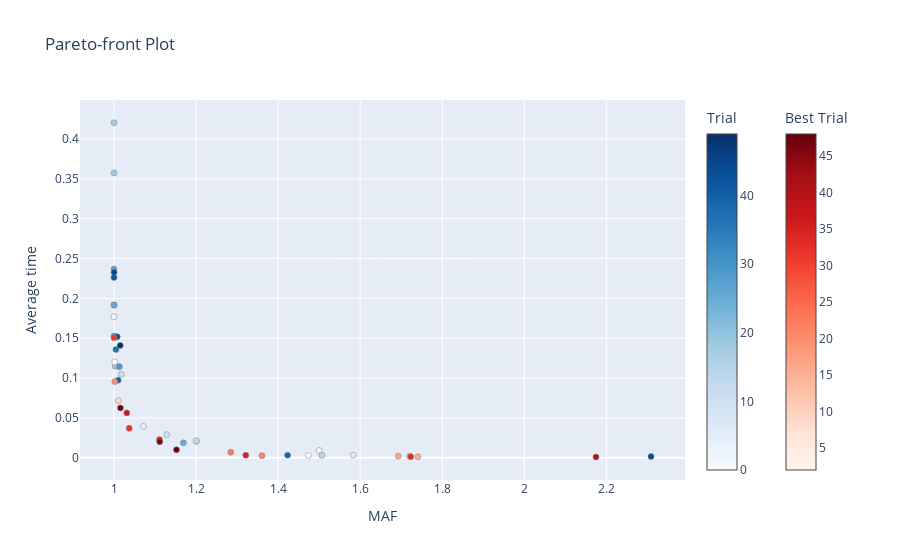

The code cell stored with this chart in its notebook:
### Code cell
plot_pareto_front(lsh_study, target_names=['MAF', 'Average time'])

### Figure 1 — Plotly figure (JSON) as saved in the notebook; plotly's stock layout.template omitted (floating-point values rounded to 4 significant figures)
{"data": [{"hovertemplate": "%{text}<extra>Trial</extra>", "marker": {"color": [0, 1, 3, 4, 5, 6, 7, 10, 11, 12, 13, 14, 17, 18, 19, 22, 24, 25, 26, 27, 28, 29, 30, 37, 38, 39, 41, 42, 43, 44, 45, 49], "colorbar": {"title": {"text": "Trial"}}, "colorscale": [[0, "rgb(247,251,255)"], [0.125, "rgb(222,235,247)"], [0.25, "rgb(198,219,239)"], [0.375, "rgb(158,202,225)"], [0.5, "rgb(107,174,214)"], [0.625, "rgb(66,146,198)"], [0.75, "rgb(33,113,181)"], [0.875, "rgb(8,81,156)"], [1, "rgb(8,48,107)"]], "line": {"color": "Grey", "width": 0.5}}, "mode": "markers", "showlegend": false, "text": ["{<br>  \"number\": 0,<br>  \"values\": [<br>    1.4737879905085032,<br>    0.0029157<br>  ],<br>  \"params\": {<br>    \"k\": 10,<br>    \"L\": 6,<br>    \"table_size\": 15000,<br>    \"window_size\": 2190,<br>    \"query_trick\": true<br>  },<br>  \"user_attrs\": {<br>    \"constraint\": [<br>      57,<br>      -0.0070843<br>    ]<br>  }<br>}", "{<br>  \"number\": 1,<br>  \"values\": [<br>    1.499912106564422,<br>    0.00921434<br>  ],<br>  \"params\": {<br>    \"k\": 3,<br>    \"L\": 3,<br>    \"table_size\": 3750,<br>    \"window_size\": 1063,<br>    \"query_trick\": false<br>  },<br>  \"user_attrs\": {<br>    \"constraint\": [<br>      0,<br>      -0.0007856600000000005<br>    ]<br>  }<br>}", "{<br>  \"number\": 3,<br>  \"values\": [<br>    1.0,<br>    0.17707529<br>  ],<br>  \"params\": {<br>    \"k\": 5,<br>    \"L\": 6,<br>    \"table_size\": 15000,<br>    \"window_size\": 4639,<br>    \"query_trick\": true<br>  },<br>  \"user_attrs\": {<br>    \"constraint\": [<br>      0,<br>      0.16707529<br>    ]<br>  }<br>}", "{<br>  \"number\": 4,<br>  \"values\": [<br>    1.0713642739299358,<br>    0.039423789999999986<br>  ],<br>  \"params\": {<br>    \"k\": 8,<br>    \"L\": 5,<br>    \"table_size\": 7500,<br>    \"window_size\": 3678,<br>    \"query_trick\": false<br>  },<br>  \"user_attrs\": {<br>    \"constraint\": [<br>      0,<br>      0.029423789999999984<br>    ]<br>  }<br>}", "{<br>  \"number\": 5,<br>  \"values\": [<br>    1.2008418810414185,<br>    0.020625590000000006<br>  ],<br>  \"params\": {<br>    \"k\": 5,<br>    \"L\": 6,<br>    \"table_size\": 3750,<br>    \"window_size\": 1935,<br>    \"query_trick\": false<br>  },<br>  \"user_attrs\": {<br>    \"constraint\": [<br>      0,<br>      0.010625590000000006<br>    ]<br>  }<br>}", "{<br>  \"number\": 6,<br>  \"values\": [<br>    1.5831273752353285,<br>    0.00326295<br>  ],<br>  \"params\": {<br>    \"k\": 5,<br>    \"L\": 2,<br>    \"table_size\": 15000,<br>    \"window_size\": 1648,<br>    \"query_trick\": false<br>  },<br>  \"user_attrs\": {<br>    \"constraint\": [<br>      12,<br>      -0.00673705<br>    ]<br>  }<br>}", "{<br>  \"number\": 7,<br>  \"values\": [<br>    1.008876982516312,<br>    0.11541790000000002<br>  ],<br>  \"params\": {<br>    \"k\": 4,<br>    \"L\": 9,<br>    \"table_size\": 7500,<br>    \"window_size\": 2438,<br>    \"query_trick\": true<br>  },<br>  \"user_attrs\": {<br>    \"constraint\": [<br>      0,<br>      0.10541790000000002<br>    ]<br>  }<br>}", "{<br>  \"number\": 10,<br>  \"values\": [<br>    1.1284524594554481,<br>    0.02910053000000001<br>  ],<br>  \"params\": {<br>    \"k\": 5,<br>    \"L\": 9,<br>    \"table_size\": 7500,<br>    \"window_size\": 1956,<br>    \"query_trick\": false<br>  },<br>  \"user_attrs\": {<br>    \"constraint\": [<br>      0,<br>      0.01910053000000001<br>    ]<br>  }<br>}", "{<br>  \"number\": 11,<br>  \"values\": [<br>    1.0178833911407317,<br>    0.10468586999999997<br>  ],<br>  \"params\": {<br>    \"k\": 6,<br>    \"L\": 7,<br>    \"table_size\": 15000,<br>    \"window_size\": 4417,<br>    \"query_trick\": false<br>  },<br>  \"user_attrs\": {<br>    \"constraint\": [<br>      0,<br>      0.09468586999999998<br>    ]<br>  }<br>}", "{<br>  \"number\": 12,<br>  \"values\": [<br>    1.2008555817617632,<br>    0.02150309<br>  ],<br>  \"params\": {<br>    \"k\": 4,<br>    \"L\": 2,<br>    \"table_size\": 7500,<br>    \"window_size\": 3101,<br>    \"query_trick\": false<br>  },<br>  \"user_attrs\": {<br>    \"constraint\": [<br>      0,<br>      0.011503089999999999<br>    ]<br>  }<br>}", "{<br>  \"number\": 13,<br>  \"values\": [<br>    1.7201371597495037,<br>    0.0021823999999999997<br>  ],<br>  \"params\": {<br>    \"k\": 7,<br>    \"L\": 6,<br>    \"table_size\": 7500,<br>    \"window_size\": 1519,<br>    \"query_trick\": false<br>  },<br>  \"user_attrs\": {<br>    \"constraint\": [<br>      45,<br>      -0.007817600000000001<br>    ]<br>  }<br>}", "{<br>  \"number\": 14,<br>  \"values\": [<br>    1.5065832560954544,<br>    0.0030173999999999995<br>  ],<br>  \"params\": {<br>    \"k\": 9,<br>    \"L\": 2,<br>    \"table_size\": 15000,<br>    \"window_size\": 2736,<br>    \"query_trick\": false<br>  },<br>  \"user_attrs\": {<br>    \"constraint\": [<br>      48,<br>      -0.0069826<br>    ]<br>  }<br>}", "{<br>  \"number\": 17,<br>  \"values\": [<br>    1.0,<br>    0.4203500500000002<br>  ],<br>  \"params\": {<br>    \"k\": 4,<br>    \"L\": 10,<br>    \"table_size\": 3750,<br>    \"window_size\": 4999,<br>    \"query_trick\": false<br>  },<br>  \"user_attrs\": {<br>    \"constraint\": [<br>      0,<br>      0.4103500500000002<br>    ]<br>  }<br>}", "{<br>  \"number\": 18,<br>  \"values\": [<br>    1.0,<br>    0.3574395699999999<br>  ],<br>  \"params\": {<br>    \"k\": 2,<br>    \"L\": 5,<br>    \"table_size\": 3750,<br>    \"window_size\": 3626,<br>    \"query_trick\": false<br>  },<br>  \"user_attrs\": {<br>    \"constraint\": [<br>      0,<br>      0.34743956999999986<br>    ]<br>  }<br>}", "{<br>  \"number\": 19,<br>  \"values\": [<br>    1.0030667027343796,<br>    0.11474674000000004<br>  ],<br>  \"params\": {<br>    \"k\": 7,<br>    \"L\": 5,<br>    \"table_size\": 3750,<br>    \"window_size\": 4212,<br>    \"query_trick\": true<br>  },<br>  \"user_attrs\": {<br>    \"constraint\": [<br>      0,<br>      0.10474674000000005<br>    ]<br>  }<br>}", "{<br>  \"number\": 22,<br>  \"values\": [<br>    1.7976931348623157e+308,<br>    0.0007029400000000002<br>  ],<br>  \"params\": {<br>    \"k\": 7,<br>    \"L\": 2,<br>    \"table_size\": 7500,<br>    \"window_size\": 1718,<br>    \"query_trick\": true<br>  },<br>  \"user_attrs\": {<br>    \"constraint\": [<br>      60,<br>      -0.00929706<br>    ]<br>  }<br>}", "{<br>  \"number\": 24,<br>  \"values\": [<br>    1.000196906315752,<br>    0.19127134999999992<br>  ],<br>  \"params\": {<br>    \"k\": 4,<br>    \"L\": 5,<br>    \"table_size\": 3750,<br>    \"window_size\": 4296,<br>    \"query_trick\": true<br>  },<br>  \"user_attrs\": {<br>    \"constraint\": [<br>      0,<br>      0.18127134999999991<br>    ]<br>  }<br>}", "{<br>  \"number\": 25,<br>  \"values\": [<br>    1.169075947667741,<br>    0.018905959999999996<br>  ],<br>  \"params\": {<br>    \"k\": 5,<br>    \"L\": 9,<br>    \"table_size\": 7500,<br>    \"window_size\": 1679,<br>    \"query_trick\": true<br>  },<br>  \"user_attrs\": {<br>    \"constraint\": [<br>      0,<br>      0.008905959999999996<br>    ]<br>  }<br>}", "{<br>  \"number\": 26,<br>  \"values\": [<br>    1.0,<br>    0.19205882<br>  ],<br>  \"params\": {<br>    \"k\": 6,<br>    \"L\": 7,<br>    \"table_size\": 15000,<br>    \"window_size\": 4905,<br>    \"query_trick\": false<br>  },<br>  \"user_attrs\": {<br>    \"constraint\": [<br>      0,<br>      0.18205881999999998<br>    ]<br>  }<br>}", "{<br>  \"number\": 27,<br>  \"values\": [<br>    1.0,<br>    0.23691250999999994<br>  ],<br>  \"params\": {<br>    \"k\": 4,<br>    \"L\": 6,<br>    \"table_size\": 7500,<br>    \"window_size\": 4996,<br>    \"query_trick\": false<br>  },<br>  \"user_attrs\": {<br>    \"constraint\": [<br>      0,<br>      0.22691250999999993<br>    ]<br>  }<br>}", "{<br>  \"number\": 28,<br>  \"values\": [<br>    1.0000446746328602,<br>    0.15277255<br>  ],<br>  \"params\": {<br>    \"k\": 5,<br>    \"L\": 8,<br>    \"table_size\": 7500,<br>    \"window_size\": 4064,<br>    \"query_trick\": false<br>  },<br>  \"user_attrs\": {<br>    \"constraint\": [<br>      0,<br>      0.14277255<br>    ]<br>  }<br>}", "{<br>  \"number\": 29,<br>  \"values\": [<br>    1.0130629383245582,<br>    0.11428385999999997<br>  ],<br>  \"params\": {<br>    \"k\": 4,<br>    \"L\": 9,<br>    \"table_size\": 7500,<br>    \"window_size\": 2409,<br>    \"query_trick\": false<br>  },<br>  \"user_attrs\": {<br>    \"constraint\": [<br>      0,<br>      0.10428385999999998<br>    ]<br>  }<br>}", "{<br>  \"number\": 30,<br>  \"values\": [<br>    1.7976931348623157e+308,<br>    0.00075214<br>  ],<br>  \"params\": {<br>    \"k\": 10,<br>    \"L\": 4,<br>    \"table_size\": 3750,<br>    \"window_size\": 1522,<br>    \"query_trick\": true<br>  },<br>  \"user_attrs\": {<br>    \"constraint\": [<br>      60,<br>      -0.00924786<br>    ]<br>  }<br>}", "{<br>  \"number\": 37,<br>  \"values\": [<br>    1.0047270162049746,<br>    0.13586912999999995<br>  ],<br>  \"params\": {<br>    \"k\": 5,<br>    \"L\": 8,<br>    \"table_size\": 15000,<br>    \"window_size\": 3602,<br>    \"query_trick\": true<br>  },<br>  \"user_attrs\": {<br>    \"constraint\": [<br>      0,<br>      0.12586912999999994<br>    ]<br>  }<br>}", "{<br>  \"number\": 38,<br>  \"values\": [<br>    1.7976931348623157e+308,<br>    0.0007511599999999998<br>  ],<br>  \"params\": {<br>    \"k\": 8,<br>    \"L\": 7,<br>    \"table_size\": 15000,<br>    \"window_size\": 1004,<br>    \"query_trick\": true<br>  },<br>  \"user_attrs\": {<br>    \"constraint\": [<br>      60,<br>      -0.009248840000000001<br>    ]<br>  }<br>}", "{<br>  \"number\": 39,<br>  \"values\": [<br>    1.4230298958584962,<br>    0.003321590000000001<br>  ],<br>  \"params\": {<br>    \"k\": 4,<br>    \"L\": 4,<br>    \"table_size\": 3750,<br>    \"window_size\": 1043,<br>    \"query_trick\": false<br>  },<br>  \"user_attrs\": {<br>    \"constraint\": [<br>      0,<br>      -0.006678409999999999<br>    ]<br>  }<br>}", "{<br>  \"number\": 41,<br>  \"values\": [<br>    1.0099462609224377,<br>    0.09728096999999998<br>  ],<br>  \"params\": {<br>    \"k\": 6,<br>    \"L\": 8,<br>    \"table_size\": 3750,<br>    \"window_size\": 3274,<br>    \"query_trick\": false<br>  },<br>  \"user_attrs\": {<br>    \"constraint\": [<br>      0,<br>      0.08728096999999999<br>    ]<br>  }<br>}", "{<br>  \"number\": 42,<br>  \"values\": [<br>    1.0,<br>    0.22630350999999993<br>  ],<br>  \"params\": {<br>    \"k\": 3,<br>    \"L\": 4,<br>    \"table_size\": 15000,<br>    \"window_size\": 4249,<br>    \"query_trick\": false<br>  },<br>  \"user_attrs\": {<br>    \"constraint\": [<br>      0,<br>      0.21630350999999992<br>    ]<br>  }<br>}", "{<br>  \"number\": 43,<br>  \"values\": [<br>    1.0078619807400493,<br>    0.15173036<br>  ],<br>  \"params\": {<br>    \"k\": 4,<br>    \"L\": 4,<br>    \"table_size\": 15000,<br>    \"window_size\": 4137,<br>    \"query_trick\": true<br>  },<br>  \"user_attrs\": {<br>    \"constraint\": [<br>      0,<br>      0.14173036<br>    ]<br>  }<br>}", "{<br>  \"number\": 44,<br>  \"values\": [<br>    2.3087085333945456,<br>    0.0015362200000000007<br>  ],<br>  \"params\": {<br>    \"k\": 6,<br>    \"L\": 2,<br>    \"table_size\": 3750,<br>    \"window_size\": 1795,<br>    \"query_trick\": true<br>  },<br>  \"user_attrs\": {<br>    \"constraint\": [<br>      57,<br>      -0.008463779999999999<br>    ]<br>  }<br>}", "{<br>  \"number\": 45,<br>  \"values\": [<br>    1.0001115268410337,<br>    0.23279205<br>  ],<br>  \"params\": {<br>    \"k\": 5,<br>    \"L\": 10,<br>    \"table_size\": 15000,<br>    \"window_size\": 3534,<br>    \"query_trick\": true<br>  },<br>  \"user_attrs\": {<br>    \"constraint\": [<br>      0,<br>      0.22279205<br>    ]<br>  }<br>}", "{<br>  \"number\": 49,<br>  \"values\": [<br>    1.0152371815700856,<br>    0.14100393999999997<br>  ],<br>  \"params\": {<br>    \"k\": 3,<br>    \"L\": 5,<br>    \"table_size\": 7500,<br>    \"window_size\": 2881,<br>    \"query_trick\": true<br>  },<br>  \"user_attrs\": {<br>    \"constraint\": [<br>      0,<br>      0.13100393999999996<br>    ]<br>  }<br>}"], "type": "scatter", "x": [1.474, 1.5, 1, 1.071, 1.201, 1.583, 1.009, 1.128, 1.018, 1.201, 1.72, 1.507, 1, 1, 1.003, Infinity, 1.0, 1.169, 1, 1, 1.0, 1.013, Infinity, 1.005, Infinity, 1.423, 1.01, 1, 1.008, 2.309, 1.0, 1.015], "y": [0.002916, 0.009214, 0.1771, 0.03942, 0.02063, 0.003263, 0.1154, 0.0291, 0.1047, 0.0215, 0.002182, 0.003017, 0.4204, 0.3574, 0.1147, 0.0007029, 0.1913, 0.01891, 0.1921, 0.2369, 0.1528, 0.1143, 0.0007521, 0.1359, 0.0007512, 0.003322, 0.09728, 0.2263, 0.1517, 0.001536, 0.2328, 0.141]}, {"hovertemplate": "%{text}<extra>Best Trial</extra>", "marker": {"color": [2, 8, 9, 15, 16, 20, 21, 23, 31, 32, 33, 34, 35, 36, 40, 46, 47, 48], "colorbar": {"title": {"text": "Best Trial"}, "x": 1.1, "xpad": 40}, "colorscale": [[0, "rgb(255,245,240)"], [0.125, "rgb(254,224,210)"], [0.25, "rgb(252,187,161)"], [0.375, "rgb(252,146,114)"], [0.5, "rgb(251,106,74)"], [0.625, "rgb(239,59,44)"], [0.75, "rgb(203,24,29)"], [0.875, "rgb(165,15,21)"], [1, "rgb(103,0,13)"]], "line": {"color": "Grey", "width": 0.5}}, "mode": "markers", "showlegend": false, "text": ["{<br>  \"number\": 2,<br>  \"values\": [<br>    1.0016436954345849,<br>    0.12031295999999997<br>  ],<br>  \"params\": {<br>    \"k\": 4,<br>    \"L\": 8,<br>    \"table_size\": 3750,<br>    \"window_size\": 2921,<br>    \"query_trick\": true<br>  },<br>  \"user_attrs\": {<br>    \"constraint\": [<br>      0,<br>      0.11031295999999997<br>    ]<br>  }<br>}", "{<br>  \"number\": 8,<br>  \"values\": [<br>    1.7976931348623157e+308,<br>    0.0006855300000000002<br>  ],<br>  \"params\": {<br>    \"k\": 9,<br>    \"L\": 5,<br>    \"table_size\": 7500,<br>    \"window_size\": 1202,<br>    \"query_trick\": true<br>  },<br>  \"user_attrs\": {<br>    \"constraint\": [<br>      60,<br>      -0.00931447<br>    ]<br>  }<br>}", "{<br>  \"number\": 9,<br>  \"values\": [<br>    1.01098321046841,<br>    0.07159987000000002<br>  ],<br>  \"params\": {<br>    \"k\": 9,<br>    \"L\": 6,<br>    \"table_size\": 7500,<br>    \"window_size\": 4659,<br>    \"query_trick\": true<br>  },<br>  \"user_attrs\": {<br>    \"constraint\": [<br>      0,<br>      0.06159987000000002<br>    ]<br>  }<br>}", "{<br>  \"number\": 15,<br>  \"values\": [<br>    1.7405303517508866,<br>    0.0013091200000000006<br>  ],<br>  \"params\": {<br>    \"k\": 10,<br>    \"L\": 9,<br>    \"table_size\": 3750,<br>    \"window_size\": 1439,<br>    \"query_trick\": false<br>  },<br>  \"user_attrs\": {<br>    \"constraint\": [<br>      0,<br>      -0.00869088<br>    ]<br>  }<br>}", "{<br>  \"number\": 16,<br>  \"values\": [<br>    1.692785172031265,<br>    0.002109440000000001<br>  ],<br>  \"params\": {<br>    \"k\": 8,<br>    \"L\": 2,<br>    \"table_size\": 15000,<br>    \"window_size\": 1951,<br>    \"query_trick\": true<br>  },<br>  \"user_attrs\": {<br>    \"constraint\": [<br>      59,<br>      -0.00789056<br>    ]<br>  }<br>}", "{<br>  \"number\": 20,<br>  \"values\": [<br>    1.0019077119803148,<br>    0.09559584999999998<br>  ],<br>  \"params\": {<br>    \"k\": 5,<br>    \"L\": 7,<br>    \"table_size\": 3750,<br>    \"window_size\": 2805,<br>    \"query_trick\": true<br>  },<br>  \"user_attrs\": {<br>    \"constraint\": [<br>      0,<br>      0.08559584999999999<br>    ]<br>  }<br>}", "{<br>  \"number\": 21,<br>  \"values\": [<br>    1.3606075712715895,<br>    0.0026778199999999996<br>  ],<br>  \"params\": {<br>    \"k\": 7,<br>    \"L\": 4,<br>    \"table_size\": 15000,<br>    \"window_size\": 1815,<br>    \"query_trick\": false<br>  },<br>  \"user_attrs\": {<br>    \"constraint\": [<br>      0,<br>      -0.007322180000000001<br>    ]<br>  }<br>}", "{<br>  \"number\": 23,<br>  \"values\": [<br>    1.2845873022975078,<br>    0.00703459<br>  ],<br>  \"params\": {<br>    \"k\": 10,<br>    \"L\": 6,<br>    \"table_size\": 7500,<br>    \"window_size\": 2609,<br>    \"query_trick\": true<br>  },<br>  \"user_attrs\": {<br>    \"constraint\": [<br>      0,<br>      -0.00296541<br>    ]<br>  }<br>}", "{<br>  \"number\": 31,<br>  \"values\": [<br>    1.0,<br>    0.15069452999999997<br>  ],<br>  \"params\": {<br>    \"k\": 6,<br>    \"L\": 10,<br>    \"table_size\": 3750,<br>    \"window_size\": 3677,<br>    \"query_trick\": true<br>  },<br>  \"user_attrs\": {<br>    \"constraint\": [<br>      0,<br>      0.14069452999999996<br>    ]<br>  }<br>}", "{<br>  \"number\": 32,<br>  \"values\": [<br>    1.0369902545654195,<br>    0.03694716000000002<br>  ],<br>  \"params\": {<br>    \"k\": 10,<br>    \"L\": 5,<br>    \"table_size\": 7500,<br>    \"window_size\": 4069,<br>    \"query_trick\": true<br>  },<br>  \"user_attrs\": {<br>    \"constraint\": [<br>      0,<br>      0.02694716000000002<br>    ]<br>  }<br>}", "{<br>  \"number\": 33,<br>  \"values\": [<br>    1.7231291614122928,<br>    0.0014273500000000002<br>  ],<br>  \"params\": {<br>    \"k\": 8,<br>    \"L\": 10,<br>    \"table_size\": 3750,<br>    \"window_size\": 1206,<br>    \"query_trick\": false<br>  },<br>  \"user_attrs\": {<br>    \"constraint\": [<br>      0,<br>      -0.00857265<br>    ]<br>  }<br>}", "{<br>  \"number\": 34,<br>  \"values\": [<br>    1.110830626913023,<br>    0.02293467<br>  ],<br>  \"params\": {<br>    \"k\": 4,<br>    \"L\": 4,<br>    \"table_size\": 3750,<br>    \"window_size\": 1754,<br>    \"query_trick\": false<br>  },<br>  \"user_attrs\": {<br>    \"constraint\": [<br>      0,<br>      0.01293467<br>    ]<br>  }<br>}", "{<br>  \"number\": 35,<br>  \"values\": [<br>    1.3211970432230733,<br>    0.0032278300000000005<br>  ],<br>  \"params\": {<br>    \"k\": 7,<br>    \"L\": 10,<br>    \"table_size\": 3750,<br>    \"window_size\": 1532,<br>    \"query_trick\": false<br>  },<br>  \"user_attrs\": {<br>    \"constraint\": [<br>      0,<br>      -0.006772169999999999<br>    ]<br>  }<br>}", "{<br>  \"number\": 36,<br>  \"values\": [<br>    1.031194777022799,<br>    0.05635063000000003<br>  ],<br>  \"params\": {<br>    \"k\": 3,<br>    \"L\": 4,<br>    \"table_size\": 15000,<br>    \"window_size\": 2151,<br>    \"query_trick\": true<br>  },<br>  \"user_attrs\": {<br>    \"constraint\": [<br>      0,<br>      0.046350630000000025<br>    ]<br>  }<br>}", "{<br>  \"number\": 40,<br>  \"values\": [<br>    2.1746663295131157,<br>    0.0010110499999999997<br>  ],<br>  \"params\": {<br>    \"k\": 5,<br>    \"L\": 2,<br>    \"table_size\": 3750,<br>    \"window_size\": 1087,<br>    \"query_trick\": false<br>  },<br>  \"user_attrs\": {<br>    \"constraint\": [<br>      55,<br>      -0.00898895<br>    ]<br>  }<br>}", "{<br>  \"number\": 46,<br>  \"values\": [<br>    1.1113900452814391,<br>    0.01997564<br>  ],<br>  \"params\": {<br>    \"k\": 10,<br>    \"L\": 5,<br>    \"table_size\": 15000,<br>    \"window_size\": 3585,<br>    \"query_trick\": false<br>  },<br>  \"user_attrs\": {<br>    \"constraint\": [<br>      0,<br>      0.00997564<br>    ]<br>  }<br>}", "{<br>  \"number\": 47,<br>  \"values\": [<br>    1.0157488177897585,<br>    0.06259387<br>  ],<br>  \"params\": {<br>    \"k\": 7,<br>    \"L\": 8,<br>    \"table_size\": 3750,<br>    \"window_size\": 3304,<br>    \"query_trick\": false<br>  },<br>  \"user_attrs\": {<br>    \"constraint\": [<br>      0,<br>      0.052593869999999994<br>    ]<br>  }<br>}", "{<br>  \"number\": 48,<br>  \"values\": [<br>    1.152395647747845,<br>    0.010039130000000002<br>  ],<br>  \"params\": {<br>    \"k\": 8,<br>    \"L\": 9,<br>    \"table_size\": 15000,<br>    \"window_size\": 2242,<br>    \"query_trick\": false<br>  },<br>  \"user_attrs\": {<br>    \"constraint\": [<br>      0,<br>      3.91300000000018e-05<br>    ]<br>  }<br>}"], "type": "scatter", "x": [1.002, Infinity, 1.011, 1.741, 1.693, 1.002, 1.361, 1.285, 1, 1.037, 1.723, 1.111, 1.321, 1.031, 2.175, 1.111, 1.016, 1.152], "y": [0.1203, 0.0006855, 0.0716, 0.001309, 0.002109, 0.0956, 0.002678, 0.007035, 0.1507, 0.03695, 0.001427, 0.02293, 0.003228, 0.05635, 0.001011, 0.01998, 0.06259, 0.01004]}], "layout": {"title": {"text": "Pareto-front Plot"}, "xaxis": {"title": {"text": "MAF"}}, "yaxis": {"title": {"text": "Average time"}}}}
